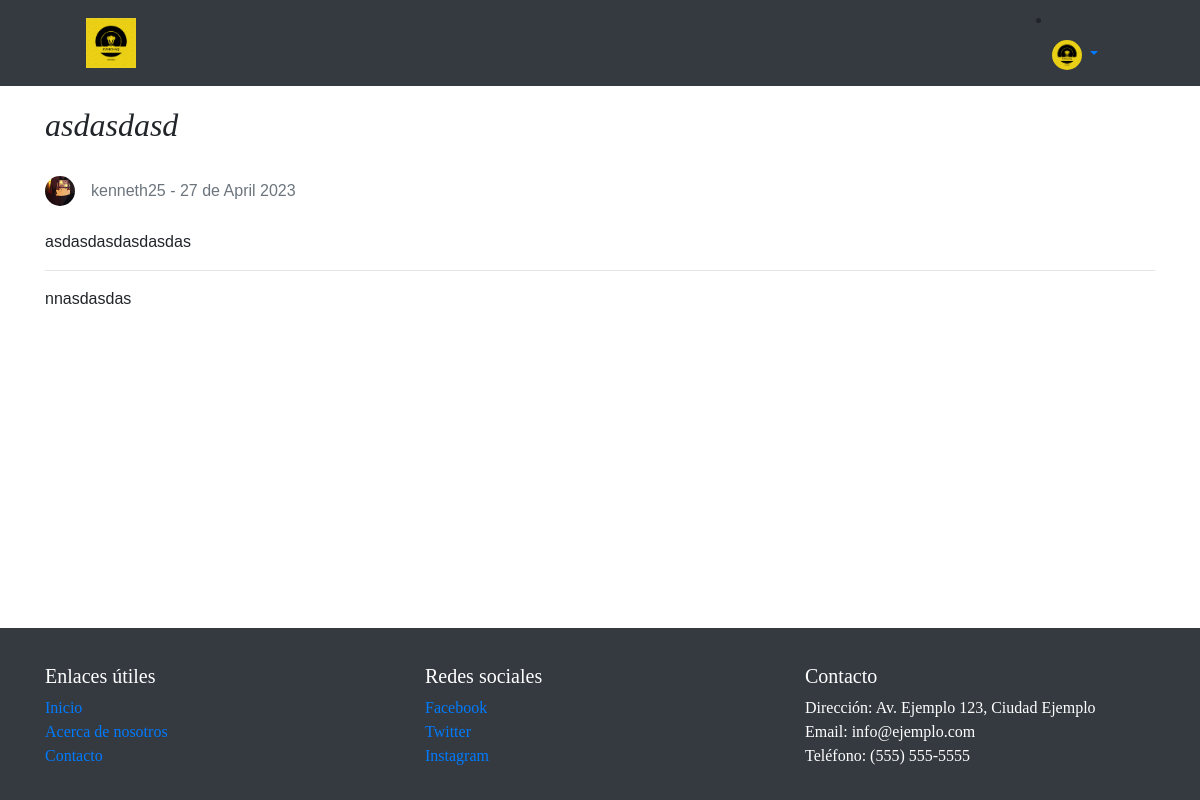
/blog/asd (signed in), run on the app's committed database.
### blogr/models.py (models this page shows, shortened)
class User(db.Model):
    __tablename__ = 'users'
    id = db.Column(db.Integer, primary_key=True)
    username = db.Column(db.String(50), unique=True, nullable=False)
    email = db.Column(db.String(120), unique=True, nullable=False)
    password = db.Column(db.Text, nullable=False)
    photo = db.Column(db.String(200), default=None)

class Post(db.Model):
    __tablename__ = 'posts'
    id = db.Column(db.Integer, primary_key=True)
    author_id = db.Column(db.Integer, db.ForeignKey('users.id'), nullable=False)
    url = db.Column(db.String(200), nullable=False, unique=True)
    title = db.Column(db.String(100), nullable=False)
    info = db.Column(db.Text, nullable=False)
    content = db.Column(db.Text, nullable=False)
    created_at = db.Column(db.DateTime, default=datetime.utcnow, nullable=False)
    author = db.relationship(User, backref=db.backref('posts', lazy=True))

### blogr/home.py (the view)
@bp.route('/blog/<url>')
def blog(url):
    post = Post.query.filter_by(url = url).first()
    return render_template('blog.html',post=post, get_user=get_user)

### blogr/auth.py (called while the page is built)
@bp.before_app_request
def load_logged_in_user():
    user_id = session.get('user_id')
    if user_id is not None:
        g.user = User.query.get(user_id)
    else:
        pass  # abort(404)

### blogr/home.py (called while the page is built)
def get_user(id):
    user=User.query.get_or_404(id)
    return user

### blogr/templates/blog.html (shortened to what this page needs)
{% extends 'base.html' %}
{% block content %}
<article class="container">
    <header class="row d-flex align-items-center">
        <div class="col-auto pr-0">
            <div class="col-auto pl-0">
                <h2>{{post.title}}</h2><br>
            </div>
            <div class="d-flex align-items-center">
                {% if get_user(post.author_id).photo is none %}
                <img src="{{ url_for('static', filename='img/itachi.jpg') }}" width="30" height="30" alt="foto-perfil"
                    class="rounded-circle mr-3">
                {% else %}
                <img src="{{ url_for('static', filename= get_user(post.author_id).photo) }}" width="30" height="30"
                    alt="foto-perfil" class="rounded-circle mr-3">
                {% endif %}
                <p class="text-muted m-0">{{get_user(post.author_id).username}} - {{post.created_at.strftime('%d de %B
                    %Y')}}</p>
            </div>
    </header><br>
    <section class="row">
        <div class="col">
            <p>{{post.info}}</p>
            <hr>
            <p>{{post.content | safe }}</p>
        </div>
    </section>
</article>
{% endblock %}

### blogr/templates/base.html (shortened to what this page needs)
<!DOCTYPE html>
<html lang="en">
<head>
    <link rel="stylesheet" href="https://maxcdn.bootstrapcdn.com/bootstrap/4.0.0/css/bootstrap.min.css">
    <link rel="stylesheet" href="{{ url_for('static', filename='css/footer.css') }}">
</head>
<body>
  <header>
    <nav class="navbar navbar-expand-lg navbar-dark bg-dark">
      <a class="navbar-brand" href="{{ url_for('home.index') }}">
        <img src="{{ url_for('static', filename='img/KANCHAQ.png') }}" width="50" height="50" alt="LOGO-KANCHAQ" style="margin-left: 70px;">
      </a>
      <div class="collapse navbar-collapse justify-content-end"  id="navbarSupportedContent"  style="margin-right: 70px;" >
        {% if not g.user %}
        <ul class="navbar-nav">
          <li class="nav-item active">
            <a class="nav-link btn btn-outline-light mr-2 btn-lg" href="{{ url_for('auth.login') }}">Iniciar Sesión</a>
          </li>
          <li class="nav-item">
            <a class="btn btn-warning btn-lg" href="{{ url_for('auth.register') }}">Registrarse</a>
          </li>
        {% else %}
          <li class="nav-item dropdown">
            <a class="nav-link dropdown-toggle" href="" id="navbarDropdown" role="button" data-toggle="dropdown" aria-haspopup="true" aria-expanded="false">
              {% if g.user.photo is none %}
                <img src="{{ url_for('static', filename='img/itachi.jpg') }}" width="30" height="30" alt="foto-perfil" class="rounded-circle">
              {% else %}
                <img src="{{ url_for('static', filename= g.user.photo) }}" width="30" height="30" alt="foto-perfil" class="rounded-circle">
              {% endif %}
            </a>
          </li>
        {% endif %}
      </div>
    </nav>
  </header>
  {% block content %}
  {% endblock %}
</body>
<footer class="bg-dark text-white py-3">
    <div class="container">
      <div class="row">
        <div class="col-md-4">
          <h5>Enlaces útiles</h5>
          <ul class="list-unstyled">
            <li><a href="#">Inicio</a></li>
            <li><a href="#">Acerca de nosotros</a></li>
            <li><a href="#">Contacto</a></li>
          </ul>
        </div>
        <div class="col-md-4">
          <h5>Redes sociales</h5>
          <ul class="list-unstyled">
            <li><a href="#">Facebook</a></li>
            <li><a href="#">Twitter</a></li>
            <li><a href="#">Instagram</a></li>
          </ul>
        </div>
        <div class="col-md-4">
          <h5>Contacto</h5>
          <ul class="list-unstyled">
            <li> Dirección: Av. Ejemplo 123, Ciudad Ejemplo</li>
            <li> Email: info@ejemplo.com</li>
            <li> Teléfono: (555) 555-5555</li>
          </ul>
        </div>
      </div>
    </div>
</footer>
</html>

### blogr/static/css/footer.css (style rules this page uses)
* { font-family: Georgia, serif; }
h2 { font-family: Georgia, serif; font-style: italic; }
p { font-family: Calibri, sans-serif; }
.container { margin-top: 20px; }

### blogr/templates/blog.html (style rules this page uses)
footer { position: fixed; left: 0; bottom: 0; width: 100%; }

### data on the page
User: photo (picture)
Post: title "asdasdasd", created_at "27 de April 2023", info "asdasdasdasdasdas", content "nnasdasdas"
User: photo (picture), username "kenneth25"
